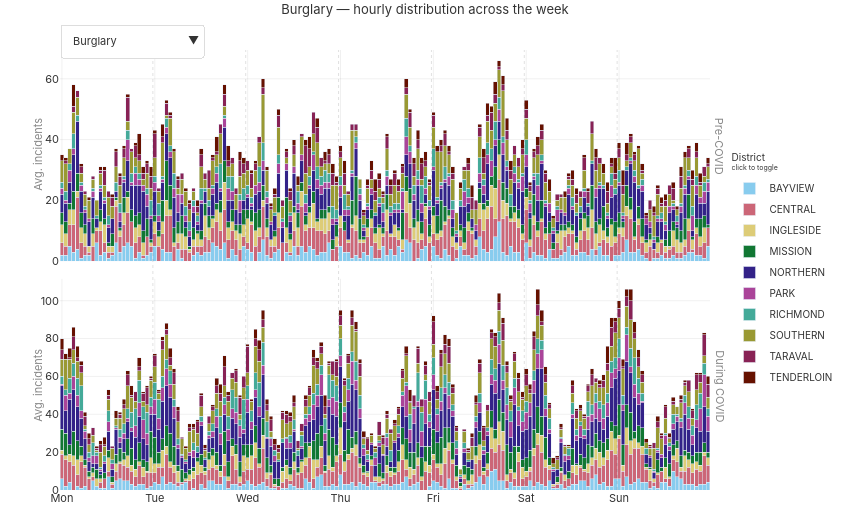

Source (notebook cell):
### Markdown cell above
### Interactive Bar Plot

### Code cell
crimes = ['Burglary', 'Motor Vehicle Theft']
periods = ['Pre-COVID', 'During COVID']
all_districts = sorted(df_plot['Police District'].unique())

day_abbr = {0: 'Mon', 1: 'Tue', 2: 'Wed', 3: 'Thu', 4: 'Fri', 5: 'Sat', 6: 'Sun'}
tickvals = [i * 24 for i in range(7)]
ticktext = [day_abbr[i] for i in range(7)]

colors = {
    d: c for d, c in zip(
        all_districts,
        px.colors.qualitative.Safe * (len(all_districts) // len(px.colors.qualitative.Safe) + 1)
    )
}

fig = go.Figure()

# Track trace indices per crime for visibility mask
trace_indices = {crime: [] for crime in crimes}

for crime in crimes:
    for period in periods:
        for district in all_districts:
            mask = (
                (df_plot['Incident Category'] == crime) &
                (df_plot['period'] == period) &
                (df_plot['Police District'] == district)
            )
            df_slice = df_plot[mask].sort_values('week_hour')

            trace_idx = len(fig.data)
            trace_indices[crime].append(trace_idx)

            # Each crime gets its own legendgroup namespace so legends don't bleed across crimes
            fig.add_trace(go.Bar(
                x=df_slice['week_hour'],
                y=df_slice['count'],
                name=district,
                legendgroup=f'{crime}_{district}',       # unique per crime
                legendgrouptitle_text=None,
                showlegend=(period == periods[0]),        # one legend entry per district per crime
                visible=(crime == crimes[0]),
                marker_color=colors[district],
                yaxis='y' if period == 'Pre-COVID' else 'y2',
                customdata=df_slice[['week_hour_label', 'Police District']].values,
                hovertemplate=(
                    f'<b>{period}</b><br>'
                    '%{customdata[0]}<br>'
                    'District: %{customdata[1]}<br>'
                    'Avg incidents: %{y:.2f}<extra></extra>'
                )
            ))

n_total = len(fig.data)

def visibility_mask(selected_crime):
    return [
        crime == selected_crime
        for crime in crimes
        for period in periods
        for district in all_districts
    ]

dropdown_buttons = [
    dict(
        label=crime,
        method='update',
        args=[
            {'visible': visibility_mask(crime)},
            {'title.text': f'{crime} — hourly distribution across the week'}
        ]
    )
    for crime in crimes
]

fig.update_layout(
    xaxis=dict(
        tickvals=tickvals,
        ticktext=ticktext,
        showgrid=True,
        gridcolor='rgba(0,0,0,0.06)',
        zeroline=False,
        domain=[0, 1],
        anchor='y2'
    ),
    # Remove titles from both yaxes
    yaxis=dict(
        title=None,
        showgrid=True,
        gridcolor='rgba(0,0,0,0.06)',
        zeroline=False,
        domain=[0.52, 1]
    ),
    yaxis2=dict(
        title=None,
        showgrid=True,
        gridcolor='rgba(0,0,0,0.06)',
        zeroline=False,
        domain=[0, 0.48],
        anchor='x'
    ),
    barmode='stack',
    bargap=0.05,
    updatemenus=[dict(
        type='dropdown',
        direction='down',
        x=0.0, y=1.06,          # tighter to the top
        xanchor='left',
        showactive=True,
        bgcolor='white',
        bordercolor='#ddd',
        font=dict(size=11, family='Inter, Arial, sans-serif'),
        buttons=dropdown_buttons
    )],
    shapes=[
        dict(
            type='line', xref='x', yref='paper',
            x0=day * 24 - 0.5, x1=day * 24 - 0.5,
            y0=0, y1=1,
            line=dict(color='rgba(0,0,0,0.12)', width=1, dash='dot')
        )
        for day in range(1, 7)
    ],
    title=dict(
        text='Burglary — hourly distribution across the week',
        font=dict(family='Inter, Arial, sans-serif', size=13),
        x=0.5, xanchor='center', y=0.99
    ),
    legend=dict(
        title=dict(text='District<br><sup>click to toggle</sup>', font=dict(size=10)),
        orientation='v',
        x=1.03, y=0.5,
        bgcolor='rgba(0,0,0,0)',
        borderwidth=0,
        font=dict(size=10),
        tracegroupgap=2
    ),
    # Replace with manually positioned annotations for all four labels
    annotations=[
        # Y-axis titles — same x, vertically centred within each panel
        dict(
            text='Avg. incidents',
            x=-0.035, y=0.85,            # horizontally fixed, centred in top panel
            xref='paper', yref='paper',
            showarrow=False, textangle=-90,
            font=dict(size=11, color='#888'),
            xanchor='center'
        ),
        dict(
            text='Avg. incidents',
            x=-0.035, y=0.15,            # same x, centred in bottom panel
            xref='paper', yref='paper',
            showarrow=False, textangle=-90,
            font=dict(size=11, color='#888'),
            xanchor='center'
        ),
        # Period labels — same x on the right, same y positions mirror the left
        dict(
            text='Pre-COVID',
            x=1.015, y=0.85,
            xref='paper', yref='paper',
            showarrow=False, textangle=90,
            font=dict(size=11, color='#888'),
            xanchor='center'
        ),
        dict(
            text='During COVID',
            x=1.015, y=0.15,
            xref='paper', yref='paper',
            showarrow=False, textangle=90,
            font=dict(size=11, color='#888'),
            xanchor='center'
        ),
    ],
    plot_bgcolor='white',
    paper_bgcolor='white',
    font=dict(family='Inter, Arial, sans-serif', size=11, color='#333'),
    margin=dict(r=100, t=50, l=60, b=30),   # tighter margins all round
    height=520,                               # reduced height
    width=850                                # reduced width
)

fig.show()

### Figure 1 — Plotly figure (JSON) as saved in the notebook; plotly's stock layout.template omitted (floating-point values rounded to 4 significant figures; data arrays with more than 128 entries replaced by an {"elided": "..."} marker saying what was removed)
{"data": [{"customdata": {"elided": "152x2 str values"}, "hovertemplate": "<b>Pre-COVID</b><br>%{customdata[0]}<br>District: %{customdata[1]}<br>Avg incidents: %{y:.2f}<extra></extra>", "legendgroup": "Burglary_BAYVIEW", "marker": {"color": "rgb(136, 204, 238)"}, "name": "BAYVIEW", "showlegend": true, "type": "bar", "visible": true, "x": {"elided": "152 int values"}, "y": {"elided": "152 float values"}, "yaxis": "y"}, {"customdata": {"elided": "168x2 str values"}, "hovertemplate": "<b>Pre-COVID</b><br>%{customdata[0]}<br>District: %{customdata[1]}<br>Avg incidents: %{y:.2f}<extra></extra>", "legendgroup": "Burglary_CENTRAL", "marker": {"color": "rgb(204, 102, 119)"}, "name": "CENTRAL", "showlegend": true, "type": "bar", "visible": true, "x": {"elided": "168 int values"}, "y": {"elided": "168 float values"}, "yaxis": "y"}, {"customdata": {"elided": "159x2 str values"}, "hovertemplate": "<b>Pre-COVID</b><br>%{customdata[0]}<br>District: %{customdata[1]}<br>Avg incidents: %{y:.2f}<extra></extra>", "legendgroup": "Burglary_INGLESIDE", "marker": {"color": "rgb(221, 204, 119)"}, "name": "INGLESIDE", "showlegend": true, "type": "bar", "visible": true, "x": {"elided": "159 int values"}, "y": {"elided": "159 float values"}, "yaxis": "y"}, {"customdata": {"elided": "156x2 str values"}, "hovertemplate": "<b>Pre-COVID</b><br>%{customdata[0]}<br>District: %{customdata[1]}<br>Avg incidents: %{y:.2f}<extra></extra>", "legendgroup": "Burglary_MISSION", "marker": {"color": "rgb(17, 119, 51)"}, "name": "MISSION", "showlegend": true, "type": "bar", "visible": true, "x": {"elided": "156 int values"}, "y": {"elided": "156 float values"}, "yaxis": "y"}, {"customdata": {"elided": "166x2 str values"}, "hovertemplate": "<b>Pre-COVID</b><br>%{customdata[0]}<br>District: %{customdata[1]}<br>Avg incidents: %{y:.2f}<extra></extra>", "legendgroup": "Burglary_NORTHERN", "marker": {"color": "rgb(51, 34, 136)"}, "name": "NORTHERN", "showlegend": true, "type": "bar", "visible": true, "x": {"elided": "166 int values"}, "y": {"elided": "166 float values"}, "yaxis": "y"}, {"customdata": {"elided": "147x2 str values"}, "hovertemplate": "<b>Pre-COVID</b><br>%{customdata[0]}<br>District: %{customdata[1]}<br>Avg incidents: %{y:.2f}<extra></extra>", "legendgroup": "Burglary_PARK", "marker": {"color": "rgb(170, 68, 153)"}, "name": "PARK", "showlegend": true, "type": "bar", "visible": true, "x": {"elided": "147 int values"}, "y": {"elided": "147 float values"}, "yaxis": "y"}, {"customdata": {"elided": "146x2 str values"}, "hovertemplate": "<b>Pre-COVID</b><br>%{customdata[0]}<br>District: %{customdata[1]}<br>Avg incidents: %{y:.2f}<extra></extra>", "legendgroup": "Burglary_RICHMOND", "marker": {"color": "rgb(68, 170, 153)"}, "name": "RICHMOND", "showlegend": true, "type": "bar", "visible": true, "x": {"elided": "146 int values"}, "y": {"elided": "146 float values"}, "yaxis": "y"}, {"customdata": {"elided": "166x2 str values"}, "hovertemplate": "<b>Pre-COVID</b><br>%{customdata[0]}<br>District: %{customdata[1]}<br>Avg incidents: %{y:.2f}<extra></extra>", "legendgroup": "Burglary_SOUTHERN", "marker": {"color": "rgb(153, 153, 51)"}, "name": "SOUTHERN", "showlegend": true, "type": "bar", "visible": true, "x": {"elided": "166 int values"}, "y": {"elided": "166 float values"}, "yaxis": "y"}, {"customdata": {"elided": "149x2 str values"}, "hovertemplate": "<b>Pre-COVID</b><br>%{customdata[0]}<br>District: %{customdata[1]}<br>Avg incidents: %{y:.2f}<extra></extra>", "legendgroup": "Burglary_TARAVAL", "marker": {"color": "rgb(136, 34, 85)"}, "name": "TARAVAL", "showlegend": true, "type": "bar", "visible": true, "x": {"elided": "149 int values"}, "y": {"elided": "149 float values"}, "yaxis": "y"}, {"customdata": {"elided": "130x2 str values"}, "hovertemplate": "<b>Pre-COVID</b><br>%{customdata[0]}<br>District: %{customdata[1]}<br>Avg incidents: %{y:.2f}<extra></extra>", "legendgroup": "Burglary_TENDERLOIN", "marker": {"color": "rgb(102, 17, 0)"}, "name": "TENDERLOIN", "showlegend": true, "type": "bar", "visible": true, "x": {"elided": "130 int values"}, "y": {"elided": "130 float values"}, "yaxis": "y"}, {"customdata": {"elided": "160x2 str values"}, "hovertemplate": "<b>During COVID</b><br>%{customdata[0]}<br>District: %{customdata[1]}<br>Avg incidents: %{y:.2f}<extra></extra>", "legendgroup": "Burglary_BAYVIEW", "marker": {"color": "rgb(136, 204, 238)"}, "name": "BAYVIEW", "showlegend": false, "type": "bar", "visible": true, "x": {"elided": "160 int values"}, "y": {"elided": "160 float values"}, "yaxis": "y2"}, {"customdata": {"elided": "167x2 str values"}, "hovertemplate": "<b>During COVID</b><br>%{customdata[0]}<br>District: %{customdata[1]}<br>Avg incidents: %{y:.2f}<extra></extra>", "legendgroup": "Burglary_CENTRAL", "marker": {"color": "rgb(204, 102, 119)"}, "name": "CENTRAL", "showlegend": false, "type": "bar", "visible": true, "x": {"elided": "167 int values"}, "y": {"elided": "167 float values"}, "yaxis": "y2"}, {"customdata": {"elided": "163x2 str values"}, "hovertemplate": "<b>During COVID</b><br>%{customdata[0]}<br>District: %{customdata[1]}<br>Avg incidents: %{y:.2f}<extra></extra>", "legendgroup": "Burglary_INGLESIDE", "marker": {"color": "rgb(221, 204, 119)"}, "name": "INGLESIDE", "showlegend": false, "type": "bar", "visible": true, "x": {"elided": "163 int values"}, "y": {"elided": "163 float values"}, "yaxis": "y2"}, {"customdata": {"elided": "164x2 str values"}, "hovertemplate": "<b>During COVID</b><br>%{customdata[0]}<br>District: %{customdata[1]}<br>Avg incidents: %{y:.2f}<extra></extra>", "legendgroup": "Burglary_MISSION", "marker": {"color": "rgb(17, 119, 51)"}, "name": "MISSION", "showlegend": false, "type": "bar", "visible": true, "x": {"elided": "164 int values"}, "y": {"elided": "164 float values"}, "yaxis": "y2"}, {"customdata": {"elided": "168x2 str values"}, "hovertemplate": "<b>During COVID</b><br>%{customdata[0]}<br>District: %{customdata[1]}<br>Avg incidents: %{y:.2f}<extra></extra>", "legendgroup": "Burglary_NORTHERN", "marker": {"color": "rgb(51, 34, 136)"}, "name": "NORTHERN", "showlegend": false, "type": "bar", "visible": true, "x": {"elided": "168 int values"}, "y": {"elided": "168 float values"}, "yaxis": "y2"}, {"customdata": {"elided": "158x2 str values"}, "hovertemplate": "<b>During COVID</b><br>%{customdata[0]}<br>District: %{customdata[1]}<br>Avg incidents: %{y:.2f}<extra></extra>", "legendgroup": "Burglary_PARK", "marker": {"color": "rgb(170, 68, 153)"}, "name": "PARK", "showlegend": false, "type": "bar", "visible": true, "x": {"elided": "158 int values"}, "y": {"elided": "158 float values"}, "yaxis": "y2"}, {"customdata": {"elided": "159x2 str values"}, "hovertemplate": "<b>During COVID</b><br>%{customdata[0]}<br>District: %{customdata[1]}<br>Avg incidents: %{y:.2f}<extra></extra>", "legendgroup": "Burglary_RICHMOND", "marker": {"color": "rgb(68, 170, 153)"}, "name": "RICHMOND", "showlegend": false, "type": "bar", "visible": true, "x": {"elided": "159 int values"}, "y": {"elided": "159 float values"}, "yaxis": "y2"}, {"customdata": {"elided": "166x2 str values"}, "hovertemplate": "<b>During COVID</b><br>%{customdata[0]}<br>District: %{customdata[1]}<br>Avg incidents: %{y:.2f}<extra></extra>", "legendgroup": "Burglary_SOUTHERN", "marker": {"color": "rgb(153, 153, 51)"}, "name": "SOUTHERN", "showlegend": false, "type": "bar", "visible": true, "x": {"elided": "166 int values"}, "y": {"elided": "166 float values"}, "yaxis": "y2"}, {"customdata": {"elided": "157x2 str values"}, "hovertemplate": "<b>During COVID</b><br>%{customdata[0]}<br>District: %{customdata[1]}<br>Avg incidents: %{y:.2f}<extra></extra>", "legendgroup": "Burglary_TARAVAL", "marker": {"color": "rgb(136, 34, 85)"}, "name": "TARAVAL", "showlegend": false, "type": "bar", "visible": true, "x": {"elided": "157 int values"}, "y": {"elided": "157 float values"}, "yaxis": "y2"}, {"customdata": {"elided": "145x2 str values"}, "hovertemplate": "<b>During COVID</b><br>%{customdata[0]}<br>District: %{customdata[1]}<br>Avg incidents: %{y:.2f}<extra></extra>", "legendgroup": "Burglary_TENDERLOIN", "marker": {"color": "rgb(102, 17, 0)"}, "name": "TENDERLOIN", "showlegend": false, "type": "bar", "visible": true, "x": {"elided": "145 int values"}, "y": {"elided": "145 float values"}, "yaxis": "y2"}, {"customdata": {"elided": "163x2 str values"}, "hovertemplate": "<b>Pre-COVID</b><br>%{customdata[0]}<br>District: %{customdata[1]}<br>Avg incidents: %{y:.2f}<extra></extra>", "legendgroup": "Motor Vehicle Theft_BAYVIEW", "marker": {"color": "rgb(136, 204, 238)"}, "name": "BAYVIEW", "showlegend": true, "type": "bar", "visible": false, "x": {"elided": "163 int values"}, "y": {"elided": "163 float values"}, "yaxis": "y"}, {"customdata": {"elided": "146x2 str values"}, "hovertemplate": "<b>Pre-COVID</b><br>%{customdata[0]}<br>District: %{customdata[1]}<br>Avg incidents: %{y:.2f}<extra></extra>", "legendgroup": "Motor Vehicle Theft_CENTRAL", "marker": {"color": "rgb(204, 102, 119)"}, "name": "CENTRAL", "showlegend": true, "type": "bar", "visible": false, "x": {"elided": "146 int values"}, "y": {"elided": "146 float values"}, "yaxis": "y"}, {"customdata": {"elided": "153x2 str values"}, "hovertemplate": "<b>Pre-COVID</b><br>%{customdata[0]}<br>District: %{customdata[1]}<br>Avg incidents: %{y:.2f}<extra></extra>", "legendgroup": "Motor Vehicle Theft_INGLESIDE", "marker": {"color": "rgb(221, 204, 119)"}, "name": "INGLESIDE", "showlegend": true, "type": "bar", "visible": false, "x": {"elided": "153 int values"}, "y": {"elided": "153 float values"}, "yaxis": "y"}, {"customdata": {"elided": "156x2 str values"}, "hovertemplate": "<b>Pre-COVID</b><br>%{customdata[0]}<br>District: %{customdata[1]}<br>Avg incidents: %{y:.2f}<extra></extra>", "legendgroup": "Motor Vehicle Theft_MISSION", "marker": {"color": "rgb(17, 119, 51)"}, "name": "MISSION", "showlegend": true, "type": "bar", "visible": false, "x": {"elided": "156 int values"}, "y": {"elided": "156 float values"}, "yaxis": "y"}, {"customdata": {"elided": "156x2 str values"}, "hovertemplate": "<b>Pre-COVID</b><br>%{customdata[0]}<br>District: %{customdata[1]}<br>Avg incidents: %{y:.2f}<extra></extra>", "legendgroup": "Motor Vehicle Theft_NORTHERN", "marker": {"color": "rgb(51, 34, 136)"}, "name": "NORTHERN", "showlegend": true, "type": "bar", "visible": false, "x": {"elided": "156 int values"}, "y": {"elided": "156 float values"}, "yaxis": "y"}, {"customdata": {"elided": "129x2 str values"}, "hovertemplate": "<b>Pre-COVID</b><br>%{customdata[0]}<br>District: %{customdata[1]}<br>Avg incidents: %{y:.2f}<extra></extra>", "legendgroup": "Motor Vehicle Theft_PARK", "marker": {"color": "rgb(170, 68, 153)"}, "name": "PARK", "showlegend": true, "type": "bar", "visible": false, "x": {"elided": "129 int values"}, "y": {"elided": "129 float values"}, "yaxis": "y"}, {"customdata": {"elided": "127x2 str values"}, "hovertemplate": "<b>Pre-COVID</b><br>%{customdata[0]}<br>District: %{customdata[1]}<br>Avg incidents: %{y:.2f}<extra></extra>", "legendgroup": "Motor Vehicle Theft_RICHMOND", "marker": {"color": "rgb(68, 170, 153)"}, "name": "RICHMOND", "showlegend": true, "type": "bar", "visible": false, "x": [0, 6, 7, 8, 9, 10, 11, 12, 13, 14, 15, 16, 17, 18, 19, 20, 21, 22, 23, 24, 26, 27, 31, 32, 33, 34, 35, 36, 38, 39, 41, 42, 43, 44, 45, 46, 47, 48, 50, 52, 56, 57, 58, 60, 61, 63, 64, 65, 66, 67, 68, 69, 70, 71, 72, 73, 74, 77, 78, 79, 80, 82, 83, 84, 85, 86, 87, 89, 90, 91, 92, 93, 94, 95, 96, 97, 98, 102, 103, 105, 106, 107, 108, 109, 110, 112, 113, 114, 115, 116, 117, 118, 119, 120, 126, 127, 128, 129, 132, 133, 134, 135, 136, 137, 138, 140, 141, 142, 143, 144, 146, 151, 152, 153, 154, 155, 156, 158, 159, 160, 161, 162, 163, 164, 165, 166, 167], "y": [2.0, 2.0, 3.0, 2.0, 2.0, 3.0, 1.0, 1.0, 4.0, 6.0, 4.0, 3.0, 4.0, 7.0, 4.0, 6.0, 4.0, 2.0, 4.0, 1.0, 1.0, 2.0, 1.0, 1.0, 2.0, 3.0, 1.0, 2.0, 1.0, 2.0, 3.0, 8.0, 3.0, 3.0, 8.0, 6.0, 4.0, 2.0, 1.0, 1.0, 2.0, 2.0, 3.0, 4.0, 5.0, 1.0, 4.0, 1.0, 1.0, 4.0, 7.0, 6.0, 5.0, 3.0, 6.0, 2.0, 1.0, 1.0, 3.0, 1.0, 2.0, 2.0, 1.0, 5.0, 2.0, 2.0, 7.0, 11.0, 1.0, 2.0, 7.0, 9.0, 5.0, 2.0, 1.0, 2.0, 1.0, 1.0, 3.0, 3.0, 1.0, 3.0, 2.0, 2.0, 2.0, 1.0, 9.0, 5.0, 2.0, 6.0, 3.0, 4.0, 5.0, 9.0, 1.0, 3.0, 1.0, 4.0, 2.0, 2.0, 3.0, 5.0, 2.0, 7.0, 5.0, 3.0, 2.0, 5.0, 2.0, 2.0, 1.0, 2.0, 1.0, 3.0, 2.0, 3.0, 2.0, 1.0, 3.0, 2.0, 5.0, 4.0, 12.0, 2.0, 2.0, 3.0, 1.0], "yaxis": "y"}, {"customdata": {"elided": "152x2 str values"}, "hovertemplate": "<b>Pre-COVID</b><br>%{customdata[0]}<br>District: %{customdata[1]}<br>Avg incidents: %{y:.2f}<extra></extra>", "legendgroup": "Motor Vehicle Theft_SOUTHERN", "marker": {"color": "rgb(153, 153, 51)"}, "name": "SOUTHERN", "showlegend": true, "type": "bar", "visible": false, "x": {"elided": "152 int values"}, "y": {"elided": "152 float values"}, "yaxis": "y"}, {"customdata": {"elided": "143x2 str values"}, "hovertemplate": "<b>Pre-COVID</b><br>%{customdata[0]}<br>District: %{customdata[1]}<br>Avg incidents: %{y:.2f}<extra></extra>", "legendgroup": "Motor Vehicle Theft_TARAVAL", "marker": {"color": "rgb(136, 34, 85)"}, "name": "TARAVAL", "showlegend": true, "type": "bar", "visible": false, "x": {"elided": "143 int values"}, "y": {"elided": "143 float values"}, "yaxis": "y"}, {"customdata": {"elided": "121x2 str values"}, "hovertemplate": "<b>Pre-COVID</b><br>%{customdata[0]}<br>District: %{customdata[1]}<br>Avg incidents: %{y:.2f}<extra></extra>", "legendgroup": "Motor Vehicle Theft_TENDERLOIN", "marker": {"color": "rgb(102, 17, 0)"}, "name": "TENDERLOIN", "showlegend": true, "type": "bar", "visible": false, "x": [0, 2, 3, 7, 8, 9, 10, 11, 12, 13, 14, 15, 16, 18, 19, 20, 21, 22, 23, 25, 26, 27, 29, 32, 34, 35, 37, 38, 39, 40, 41, 42, 43, 44, 47, 48, 51, 53, 54, 55, 61, 62, 63, 64, 65, 66, 67, 68, 69, 70, 72, 73, 74, 75, 76, 77, 79, 80, 81, 82, 84, 85, 86, 87, 89, 90, 91, 93, 94, 96, 99, 102, 103, 105, 106, 108, 109, 110, 112, 113, 114, 115, 116, 117, 118, 119, 120, 122, 123, 124, 125, 126, 127, 129, 130, 132, 133, 134, 135, 136, 137, 138, 139, 140, 141, 142, 143, 144, 150, 151, 152, 153, 155, 157, 160, 161, 162, 164, 165, 166, 167], "y": [3.0, 1.0, 1.0, 1.0, 1.0, 2.0, 2.0, 1.0, 3.0, 1.0, 3.0, 4.0, 1.0, 2.0, 3.0, 3.0, 2.0, 1.0, 2.0, 2.0, 2.0, 1.0, 3.0, 2.0, 1.0, 1.0, 1.0, 2.0, 1.0, 2.0, 5.0, 2.0, 4.0, 1.0, 2.0, 2.0, 2.0, 1.0, 1.0, 1.0, 2.0, 1.0, 1.0, 1.0, 2.0, 3.0, 3.0, 1.0, 4.0, 2.0, 2.0, 1.0, 2.0, 1.0, 1.0, 2.0, 1.0, 2.0, 2.0, 3.0, 3.0, 2.0, 1.0, 1.0, 4.0, 2.0, 1.0, 2.0, 3.0, 4.0, 1.0, 2.0, 1.0, 5.0, 1.0, 2.0, 1.0, 1.0, 7.0, 4.0, 2.0, 3.0, 3.0, 1.0, 3.0, 1.0, 1.0, 1.0, 1.0, 1.0, 1.0, 1.0, 2.0, 4.0, 4.0, 1.0, 1.0, 2.0, 2.0, 3.0, 3.0, 2.0, 1.0, 3.0, 3.0, 3.0, 4.0, 1.0, 2.0, 1.0, 1.0, 2.0, 2.0, 2.0, 3.0, 3.0, 2.0, 2.0, 2.0, 4.0, 1.0], "yaxis": "y"}, {"customdata": {"elided": "165x2 str values"}, "hovertemplate": "<b>During COVID</b><br>%{customdata[0]}<br>District: %{customdata[1]}<br>Avg incidents: %{y:.2f}<extra></extra>", "legendgroup": "Motor Vehicle Theft_BAYVIEW", "marker": {"color": "rgb(136, 204, 238)"}, "name": "BAYVIEW", "showlegend": false, "type": "bar", "visible": false, "x": {"elided": "165 int values"}, "y": {"elided": "165 float values"}, "yaxis": "y2"}, {"customdata": {"elided": "144x2 str values"}, "hovertemplate": "<b>During COVID</b><br>%{customdata[0]}<br>District: %{customdata[1]}<br>Avg incidents: %{y:.2f}<extra></extra>", "legendgroup": "Motor Vehicle Theft_CENTRAL", "marker": {"color": "rgb(204, 102, 119)"}, "name": "CENTRAL", "showlegend": false, "type": "bar", "visible": false, "x": {"elided": "144 int values"}, "y": {"elided": "144 float values"}, "yaxis": "y2"}, {"customdata": {"elided": "162x2 str values"}, "hovertemplate": "<b>During COVID</b><br>%{customdata[0]}<br>District: %{customdata[1]}<br>Avg incidents: %{y:.2f}<extra></extra>", "legendgroup": "Motor Vehicle Theft_INGLESIDE", "marker": {"color": "rgb(221, 204, 119)"}, "name": "INGLESIDE", "showlegend": false, "type": "bar", "visible": false, "x": {"elided": "162 int values"}, "y": {"elided": "162 float values"}, "yaxis": "y2"}, {"customdata": {"elided": "161x2 str values"}, "hovertemplate": "<b>During COVID</b><br>%{customdata[0]}<br>District: %{customdata[1]}<br>Avg incidents: %{y:.2f}<extra></extra>", "legendgroup": "Motor Vehicle Theft_MISSION", "marker": {"color": "rgb(17, 119, 51)"}, "name": "MISSION", "showlegend": false, "type": "bar", "visible": false, "x": {"elided": "161 int values"}, "y": {"elided": "161 float values"}, "yaxis": "y2"}, {"customdata": {"elided": "161x2 str values"}, "hovertemplate": "<b>During COVID</b><br>%{customdata[0]}<br>District: %{customdata[1]}<br>Avg incidents: %{y:.2f}<extra></extra>", "legendgroup": "Motor Vehicle Theft_NORTHERN", "marker": {"color": "rgb(51, 34, 136)"}, "name": "NORTHERN", "showlegend": false, "type": "bar", "visible": false, "x": {"elided": "161 int values"}, "y": {"elided": "161 float values"}, "yaxis": "y2"}, {"customdata": {"elided": "146x2 str values"}, "hovertemplate": "<b>During COVID</b><br>%{customdata[0]}<br>District: %{customdata[1]}<br>Avg incidents: %{y:.2f}<extra></extra>", "legendgroup": "Motor Vehicle Theft_PARK", "marker": {"color": "rgb(170, 68, 153)"}, "name": "PARK", "showlegend": false, "type": "bar", "visible": false, "x": {"elided": "146 int values"}, "y": {"elided": "146 float values"}, "yaxis": "y2"}, {"customdata": {"elided": "146x2 str values"}, "hovertemplate": "<b>During COVID</b><br>%{customdata[0]}<br>District: %{customdata[1]}<br>Avg incidents: %{y:.2f}<extra></extra>", "legendgroup": "Motor Vehicle Theft_RICHMOND", "marker": {"color": "rgb(68, 170, 153)"}, "name": "RICHMOND", "showlegend": false, "type": "bar", "visible": false, "x": {"elided": "146 int values"}, "y": {"elided": "146 float values"}, "yaxis": "y2"}, {"customdata": {"elided": "161x2 str values"}, "hovertemplate": "<b>During COVID</b><br>%{customdata[0]}<br>District: %{customdata[1]}<br>Avg incidents: %{y:.2f}<extra></extra>", "legendgroup": "Motor Vehicle Theft_SOUTHERN", "marker": {"color": "rgb(153, 153, 51)"}, "name": "SOUTHERN", "showlegend": false, "type": "bar", "visible": false, "x": {"elided": "161 int values"}, "y": {"elided": "161 float values"}, "yaxis": "y2"}, {"customdata": {"elided": "159x2 str values"}, "hovertemplate": "<b>During COVID</b><br>%{customdata[0]}<br>District: %{customdata[1]}<br>Avg incidents: %{y:.2f}<extra></extra>", "legendgroup": "Motor Vehicle Theft_TARAVAL", "marker": {"color": "rgb(136, 34, 85)"}, "name": "TARAVAL", "showlegend": false, "type": "bar", "visible": false, "x": {"elided": "159 int values"}, "y": {"elided": "159 float values"}, "yaxis": "y2"}, {"customdata": {"elided": "144x2 str values"}, "hovertemplate": "<b>During COVID</b><br>%{customdata[0]}<br>District: %{customdata[1]}<br>Avg incidents: %{y:.2f}<extra></extra>", "legendgroup": "Motor Vehicle Theft_TENDERLOIN", "marker": {"color": "rgb(102, 17, 0)"}, "name": "TENDERLOIN", "showlegend": false, "type": "bar", "visible": false, "x": {"elided": "144 int values"}, "y": {"elided": "144 float values"}, "yaxis": "y2"}], "layout": {"annotations": [{"font": {"color": "#888", "size": 11}, "showarrow": false, "text": "Avg. incidents", "textangle": -90, "x": -0.035, "xanchor": "center", "xref": "paper", "y": 0.85, "yref": "paper"}, {"font": {"color": "#888", "size": 11}, "showarrow": false, "text": "Avg. incidents", "textangle": -90, "x": -0.035, "xanchor": "center", "xref": "paper", "y": 0.15, "yref": "paper"}, {"font": {"color": "#888", "size": 11}, "showarrow": false, "text": "Pre-COVID", "textangle": 90, "x": 1.015, "xanchor": "center", "xref": "paper", "y": 0.85, "yref": "paper"}, {"font": {"color": "#888", "size": 11}, "showarrow": false, "text": "During COVID", "textangle": 90, "x": 1.015, "xanchor": "center", "xref": "paper", "y": 0.15, "yref": "paper"}], "bargap": 0.05, "barmode": "stack", "font": {"color": "#333", "family": "Inter, Arial, sans-serif", "size": 11}, "height": 520, "legend": {"bgcolor": "rgba(0,0,0,0)", "borderwidth": 0, "font": {"size": 10}, "orientation": "v", "title": {"font": {"size": 10}, "text": "District<br><sup>click to toggle</sup>"}, "tracegroupgap": 2, "x": 1.03, "y": 0.5}, "margin": {"b": 30, "l": 60, "r": 100, "t": 50}, "paper_bgcolor": "white", "plot_bgcolor": "white", "shapes": [{"line": {"color": "rgba(0,0,0,0.12)", "dash": "dot", "width": 1}, "type": "line", "x0": 23.5, "x1": 23.5, "xref": "x", "y0": 0, "y1": 1, "yref": "paper"}, {"line": {"color": "rgba(0,0,0,0.12)", "dash": "dot", "width": 1}, "type": "line", "x0": 47.5, "x1": 47.5, "xref": "x", "y0": 0, "y1": 1, "yref": "paper"}, {"line": {"color": "rgba(0,0,0,0.12)", "dash": "dot", "width": 1}, "type": "line", "x0": 71.5, "x1": 71.5, "xref": "x", "y0": 0, "y1": 1, "yref": "paper"}, {"line": {"color": "rgba(0,0,0,0.12)", "dash": "dot", "width": 1}, "type": "line", "x0": 95.5, "x1": 95.5, "xref": "x", "y0": 0, "y1": 1, "yref": "paper"}, {"line": {"color": "rgba(0,0,0,0.12)", "dash": "dot", "width": 1}, "type": "line", "x0": 119.5, "x1": 119.5, "xref": "x", "y0": 0, "y1": 1, "yref": "paper"}, {"line": {"color": "rgba(0,0,0,0.12)", "dash": "dot", "width": 1}, "type": "line", "x0": 143.5, "x1": 143.5, "xref": "x", "y0": 0, "y1": 1, "yref": "paper"}], "title": {"font": {"family": "Inter, Arial, sans-serif", "size": 13}, "text": "Burglary — hourly distribution across the week", "x": 0.5, "xanchor": "center", "y": 0.99}, "updatemenus": [{"bgcolor": "white", "bordercolor": "#ddd", "buttons": [{"args": [{"visible": [true, true, true, true, true, true, true, true, true, true, true, true, true, true, true, true, true, true, true, true, false, false, false, false, false, false, false, false, false, false, false, false, false, false, false, false, false, false, false, false]}, {"title.text": "Burglary — hourly distribution across the week"}], "label": "Burglary", "method": "update"}, {"args": [{"visible": [false, false, false, false, false, false, false, false, false, false, false, false, false, false, false, false, false, false, false, false, true, true, true, true, true, true, true, true, true, true, true, true, true, true, true, true, true, true, true, true]}, {"title.text": "Motor Vehicle Theft — hourly distribution across the week"}], "label": "Motor Vehicle Theft", "method": "update"}], "direction": "down", "font": {"family": "Inter, Arial, sans-serif", "size": 11}, "showactive": true, "type": "dropdown", "x": 0, "xanchor": "left", "y": 1.06}], "width": 850, "xaxis": {"anchor": "y2", "domain": [0, 1], "gridcolor": "rgba(0,0,0,0.06)", "showgrid": true, "ticktext": ["Mon", "Tue", "Wed", "Thu", "Fri", "Sat", "Sun"], "tickvals": [0, 24, 48, 72, 96, 120, 144], "zeroline": false}, "yaxis": {"domain": [0.52, 1], "gridcolor": "rgba(0,0,0,0.06)", "showgrid": true, "title": {}, "zeroline": false}, "yaxis2": {"anchor": "x", "domain": [0, 0.48], "gridcolor": "rgba(0,0,0,0.06)", "showgrid": true, "title": {}, "zeroline": false}}}
